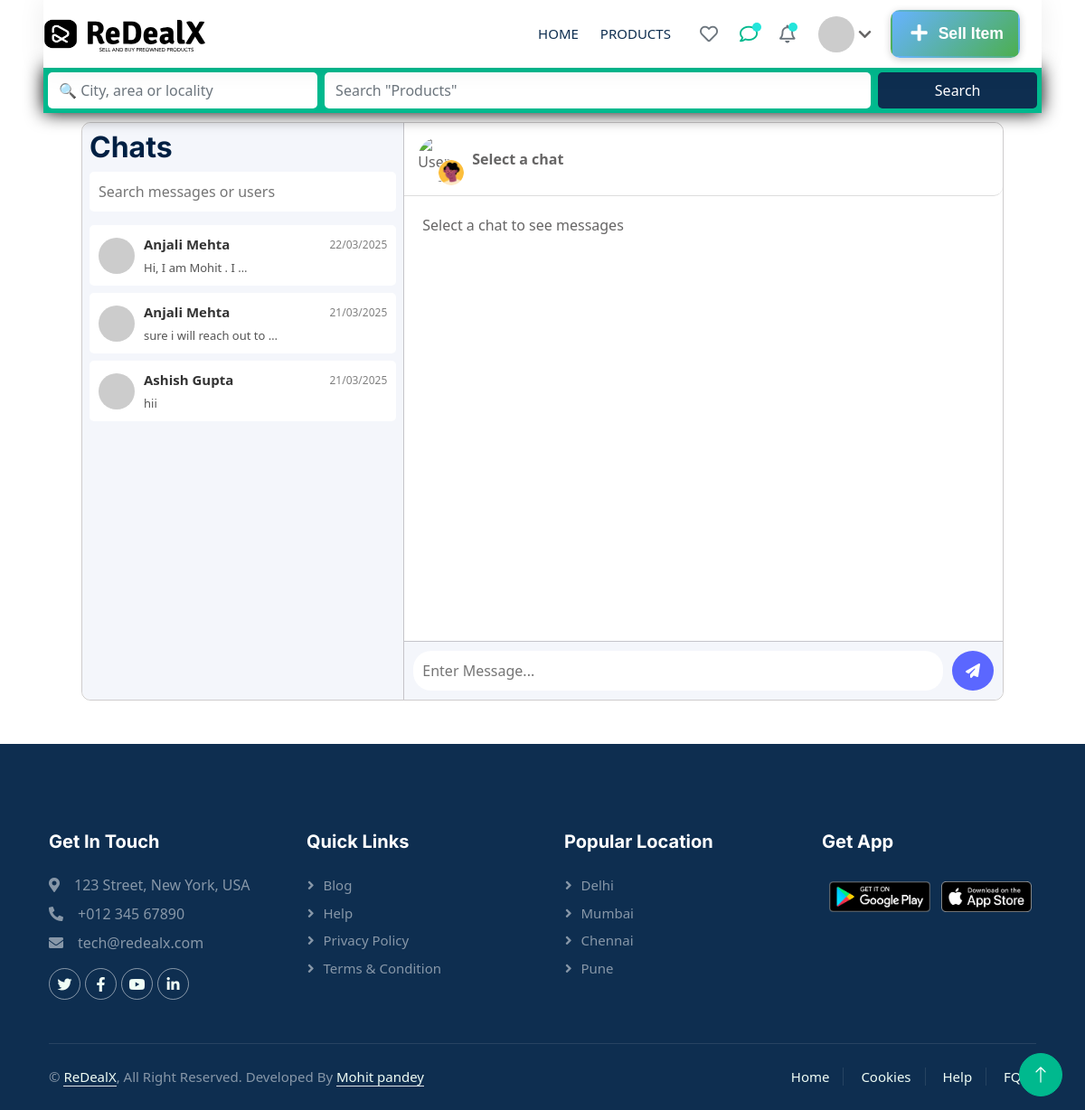
The page /chat/ (signed in) on the database as committed earlier.
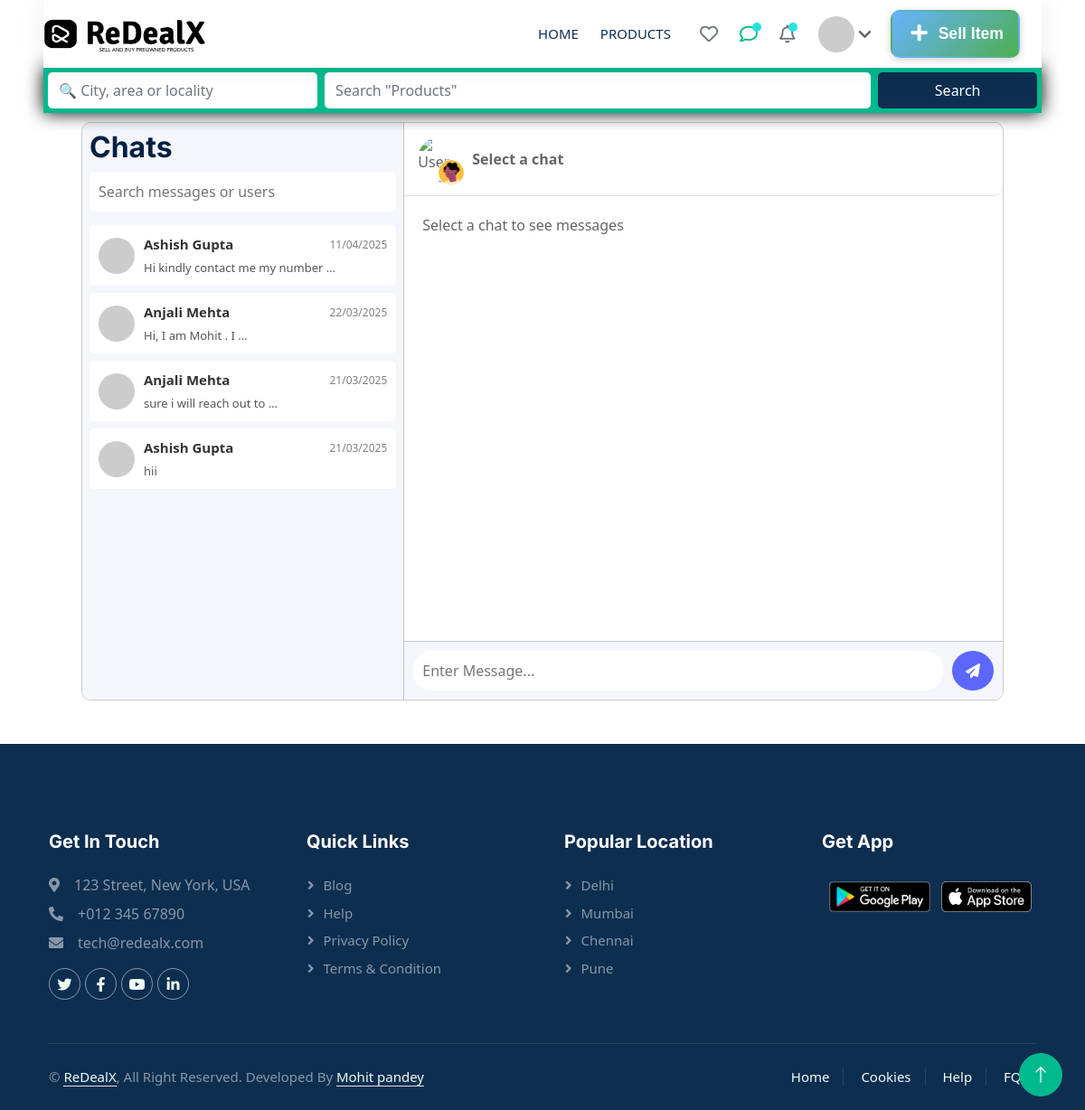
The same page on the database as committed later.
### Chat/models.py (models this page shows, shortened)
class Chat(models.Model):
    product = models.ForeignKey(Product, on_delete=models.CASCADE, related_name="chat_product")
    buyer = models.ForeignKey(CustomUser, on_delete=models.CASCADE, related_name="buyer_chats")
    seller = models.ForeignKey(CustomUser, on_delete=models.CASCADE, related_name="seller_chats")
    created_at = models.DateTimeField(auto_now_add=True)
    class Meta:
        unique_together = ('product', 'buyer', 'seller')  # Ensure one chat per product between buyer & seller

class Message(models.Model):
    chat = models.ForeignKey(Chat, on_delete=models.CASCADE, related_name="messages")
    sender = models.ForeignKey(CustomUser, on_delete=models.CASCADE)
    text = models.TextField()
    timestamp = models.DateTimeField(auto_now_add=True)
    is_read = models.BooleanField(default=False)

### home/models.py (models this page shows, shortened)
class CustomUser(AbstractUser):
    phone_number = models.IntegerField(unique=True, blank=True, null=True)
    address = models.TextField(blank=True, null=True)
    profile_picture = models.ImageField(upload_to='user_profiles/', blank=True, null=True)
    email = models.EmailField(default='', max_length=254, null=True, blank=True)
    is_verified = models.BooleanField(default=False)
    created_at = models.DateTimeField(auto_now_add=True)

### Chat/views.py (the view)
# urls.py: path('', views.chatsPage, name="chats"),
@login_required
def chatsPage(request):
    if 'address' in request.GET or 'prod' in request.GET:
        search_results = search_products(request)
        return render(request, "allProducts.html", {'products': search_results} if search_results.exists() else {})
    auth_response = handle_user_auth(request)
    if auth_response:
        return auth_response
    user_chats = Chat.objects.filter(
        Q(buyer=request.user) | Q(seller=request.user)
    ).prefetch_related("messages").order_by('-created_at')
    notifications = Notification.objects.filter(user=request.user, is_read=False).order_by('-created_at')
    user_wishlist = WishlistItem.objects.filter(user=request.user).values_list('product_id', flat=True)
    context = {
        'chats': user_chats,
        'notifications': notifications,
        'user_wishlist': list(user_wishlist)
    }
    return render(request, 'chatPage.html', context)

### home/templatetags/custom_filters.py (called while the page is built)
@register.filter
def custom_timesince(value):
    if not value:
        return ""
    time_difference = now() - value
    if time_difference < timedelta(hours=1):
        minutes = time_difference.seconds // 60
        return f"{minutes} min ago"
    elif time_difference < timedelta(days=1):
        hours = time_difference.seconds // 3600
        return f"{hours} hr ago"
    elif time_difference < timedelta(days=30):
        days = time_difference.days
        return f"{days} days ago"
    elif time_difference < timedelta(days=365):
        months = time_difference.days // 30
        return f"{months} month{'s' if months > 1 else ''} ago"
    else:
        years = time_difference.days // 365
        return f"{years} year{'s' if years > 1 else ''} ago"

### Chat/templates/chatPage.html (shortened to what the changed rows need)
{% extends 'base.html' %}
{% load static %}
{% block css %}
<link rel="stylesheet" href="{% static 'Css/chatPage.css' %}" />
{% endblock %}
{% block body %}
{% include 'navbar.html' %}
<div class="chat-container">
    <aside class="sidebar">
        <h2>Chats</h2>
        <div class="contacts">
            {% for chat in chats %}
                {% if request.user == chat.buyer %}
                    {% with chat.seller as other_user %}
                        <div class="contact" onclick="setActiveChat(this, '{{ chat.id }}', '{{ other_user.first_name }}', '{{ other_user.last_name }}', '{{ chat.product.title }}', '{{ chat.product.price }}', '{% if chat.product.images.first.image1 %}{{ chat.product.images.first.image1.url }}{% else %}/static/default-product.jpg{% endif %}')">
                            <div class="imagechat">
                                <img src="{% if other_user.profile_picture %}{{ other_user.profile_picture.url }}{% else %} https://api.dicebear.com/8.x/bottts/svg?seed={{ other_user.first_name|slugify }}{{ other_user.id }} {% endif %}" alt="User Avatar" />
                            </div>
                            <div class="chat-details">
                                <div class="detailname">
                                    <p class="name">{{ other_user.first_name }} {{ other_user.last_name }}</p>
                                    <p class="date">{{ chat.created_at|date:"d/m/Y" }}</p>
                                </div>
                                <div class="newchat">
                                     <p>{{ chat.messages.last.text|default:"No messages yet"|truncatewords:6 }}</p>
                                </div>
                            </div>
                        </div>
                    {% endwith %}
                {% else %}
                    {% with chat.buyer as other_user %}
                        <div class="contact" onclick="setActiveChat(this, '{{ chat.id }}', '{{ other_user.first_name }}', '{{ other_user.last_name }}', '{{ chat.product.title }}', '{{ chat.product.price }}', '{% if chat.product.images.first.image1 %}{{ chat.product.images.first.image1.url }}{% else %}/static/default-product.jpg{% endif %}')">
                            <div class="imagechat">
                                <img src="{% if other_user.profile_picture %}{{ other_user.profile_picture.url }}{% else %} https://api.dicebear.com/8.x/bottts/svg?seed={{ other_user.first_name|slugify }}{{ other_user.id }} {% endif %}" alt="User Avatar" />
                            </div>
                            <div class="chat-details">
                                <div class="detailname">
                                    <p class="name">{{ other_user.first_name }} {{ other_user.last_name }}</p>
                                    <p class="date">{{ chat.created_at|date:"d/m/Y" }}</p>
                                </div>
                                <div class="newchat">
                                    <p>{{ chat.messages.last.text|default:"No messages yet"|truncatewords:6 }}</p>
                                </div>
                            </div>
                        </div>
                    {% endwith %}
                {% endif %}
            {% endfor %}
        </div>
    </aside>
</div>
{% endblock %}

Rows that differ between the two databases and show on the page:
added Chat: seller.first_name "Ashish", seller.last_name "Gupta", created_at "11/04/2025", messages.last.text "Hi kindly contact me my number …"
